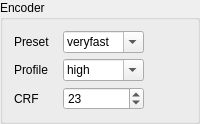
             <widget class="QGroupBox" name="groupBoxEncoder">
              <property name="sizePolicy">
               <sizepolicy hsizetype="Preferred" vsizetype="Maximum">
                <horstretch>0</horstretch>
                <verstretch>0</verstretch>
               </sizepolicy>
              </property>
              <property name="title">
               <string>Encoder</string>
              </property>
              <layout class="QGridLayout" name="gridLayout_8">
               <item row="1" column="1">
                <widget class="QComboBox" name="comboBoxEncoderProfile">
                 <property name="sizePolicy">
                  <sizepolicy hsizetype="MinimumExpanding" vsizetype="Fixed">
                   <horstretch>0</horstretch>
                   <verstretch>0</verstretch>
                  </sizepolicy>
                 </property>
                 <property name="maximumSize">
                  <size>
                   <width>100</width>
                   <height>16777215</height>
                  </size>
                 </property>
                 <property name="toolTip">
                  <string>Select which H.264 profile will be applied</string>
                 </property>
                 <property name="editable">
                  <bool>true</bool>
                 </property>
                 <property name="currentText">
                  <string>high</string>
                 </property>
                 <property name="currentIndex">
                  <number>2</number>
                 </property>
                 <item>
                  <property name="text">
                   <string>baseline</string>
                  </property>
                 </item>
                 <item>
                  <property name="text">
                   <string>main</string>
                  </property>
                 </item>
                 <item>
                  <property name="text">
                   <string>high</string>
                  </property>
                 </item>
                </widget>
               </item>
               <item row="2" column="1">
                <widget class="QSpinBox" name="spinBoxEncoderCrf">
                 <property name="sizePolicy">
                  <sizepolicy hsizetype="MinimumExpanding" vsizetype="Fixed">
                   <horstretch>0</horstretch>
                   <verstretch>0</verstretch>
                  </sizepolicy>
                 </property>
                 <property name="maximumSize">
                  <size>
                   <width>100</width>
                   <height>16777215</height>
                  </size>
                 </property>
                 <property name="toolTip">
                  <string>Constant Rate Factor - select the quality of the encoded video (lower is better)</string>
                 </property>
                 <property name="minimum">
                  <number>1</number>
                 </property>
                 <property name="maximum">
                  <number>51</number>
                 </property>
                 <property name="value">
                  <number>23</number>
                 </property>
                </widget>
               </item>
               <item row="1" column="0">
                <widget class="QLabel" name="label_20">
                 <property name="sizePolicy">
                  <sizepolicy hsizetype="MinimumExpanding" vsizetype="Preferred">
                   <horstretch>0</horstretch>
                   <verstretch>0</verstretch>
                  </sizepolicy>
                 </property>
                 <property name="minimumSize">
                  <size>
                   <width>0</width>
                   <height>0</height>
                  </size>
                 </property>
                 <property name="maximumSize">
                  <size>
                   <width>100</width>
                   <height>16777215</height>
                  </size>
                 </property>
                 <property name="text">
                  <string>Profile</string>
                 </property>
                </widget>
               </item>
               <item row="0" column="0">
                <widget class="QLabel" name="label_21">
                 <property name="sizePolicy">
                  <sizepolicy hsizetype="MinimumExpanding" vsizetype="Preferred">
                   <horstretch>0</horstretch>
                   <verstretch>0</verstretch>
                  </sizepolicy>
                 </property>
                 <property name="minimumSize">
                  <size>
                   <width>0</width>
                   <height>0</height>
                  </size>
                 </property>
                 <property name="maximumSize">
                  <size>
                   <width>100</width>
                   <height>16777215</height>
                  </size>
                 </property>
                 <property name="text">
                  <string>Preset</string>
                 </property>
                </widget>
               </item>
               <item row="2" column="0">
                <widget class="QLabel" name="label_22">
                 <property name="sizePolicy">
                  <sizepolicy hsizetype="MinimumExpanding" vsizetype="Preferred">
                   <horstretch>0</horstretch>
                   <verstretch>0</verstretch>
                  </sizepolicy>
                 </property>
                 <property name="minimumSize">
                  <size>
                   <width>0</width>
                   <height>0</height>
                  </size>
                 </property>
                 <property name="maximumSize">
                  <size>
                   <width>100</width>
                   <height>16777215</height>
                  </size>
                 </property>
                 <property name="text">
                  <string>CRF</string>
                 </property>
                </widget>
               </item>
               <item row="0" column="1">
                <widget class="QComboBox" name="comboBoxEncoderPreset">
                 <property name="sizePolicy">
                  <sizepolicy hsizetype="MinimumExpanding" vsizetype="Fixed">
                   <horstretch>0</horstretch>
                   <verstretch>0</verstretch>
                  </sizepolicy>
                 </property>
                 <property name="maximumSize">
                  <size>
                   <width>100</width>
                   <height>16777215</height>
                  </size>
                 </property>
                 <property name="toolTip">
                  <string>Select which x264 encoding preset will be applied</string>
                 </property>
                 <property name="editable">
                  <bool>true</bool>
                 </property>
                 <property name="currentText">
                  <string>veryfast</string>
                 </property>
                 <property name="currentIndex">
                  <number>2</number>
                 </property>
                 <item>
                  <property name="text">
                   <string>ultrafast</string>
                  </property>
                 </item>
                 <item>
                  <property name="text">
                   <string>superfast</string>
                  </property>
                 </item>
                 <item>
                  <property name="text">
                   <string>veryfast</string>
                  </property>
                 </item>
                 <item>
                  <property name="text">
                   <string>faster</string>
                  </property>
                 </item>
                 <item>
                  <property name="text">
                   <string>fast</string>
                  </property>
                 </item>
                 <item>
                  <property name="text">
                   <string>medium</string>
                  </property>
                 </item>
                 <item>
                  <property name="text">
                   <string>slow</string>
                  </property>
                 </item>
                 <item>
                  <property name="text">
                   <string>slower</string>
                  </property>
                 </item>
                 <item>
                  <property name="text">
                   <string>veryslow</string>
                  </property>
                 </item>
                </widget>
               </item>
               <item row="0" column="2">
                <spacer name="horizontalSpacer_5">
                 <property name="orientation">
                  <enum>Qt::Horizontal</enum>
                 </property>
                 <property name="sizeHint" stdset="0">
                  <size>
                   <width>40</width>
                   <height>20</height>
                  </size>
                 </property>
                </spacer>
               </item>
              </layout>
             </widget>
